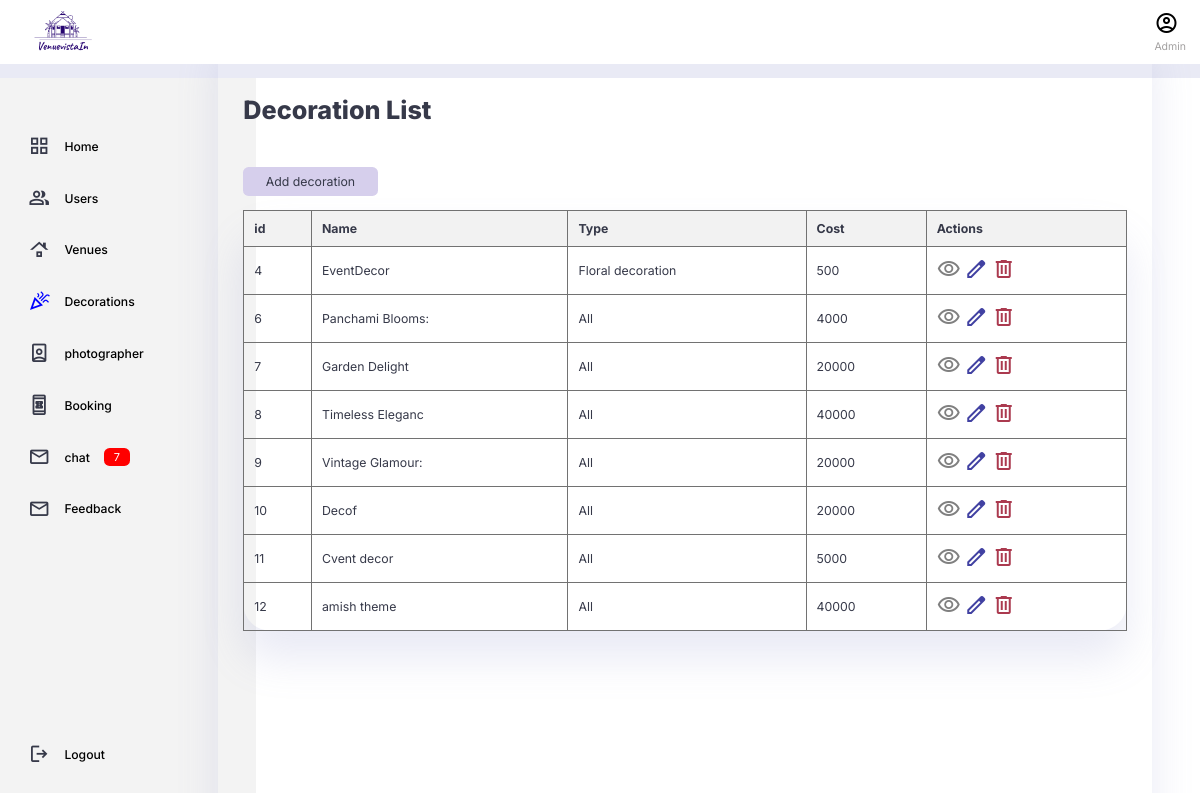
/decoration_list, run on an earlier commit of the app's database.
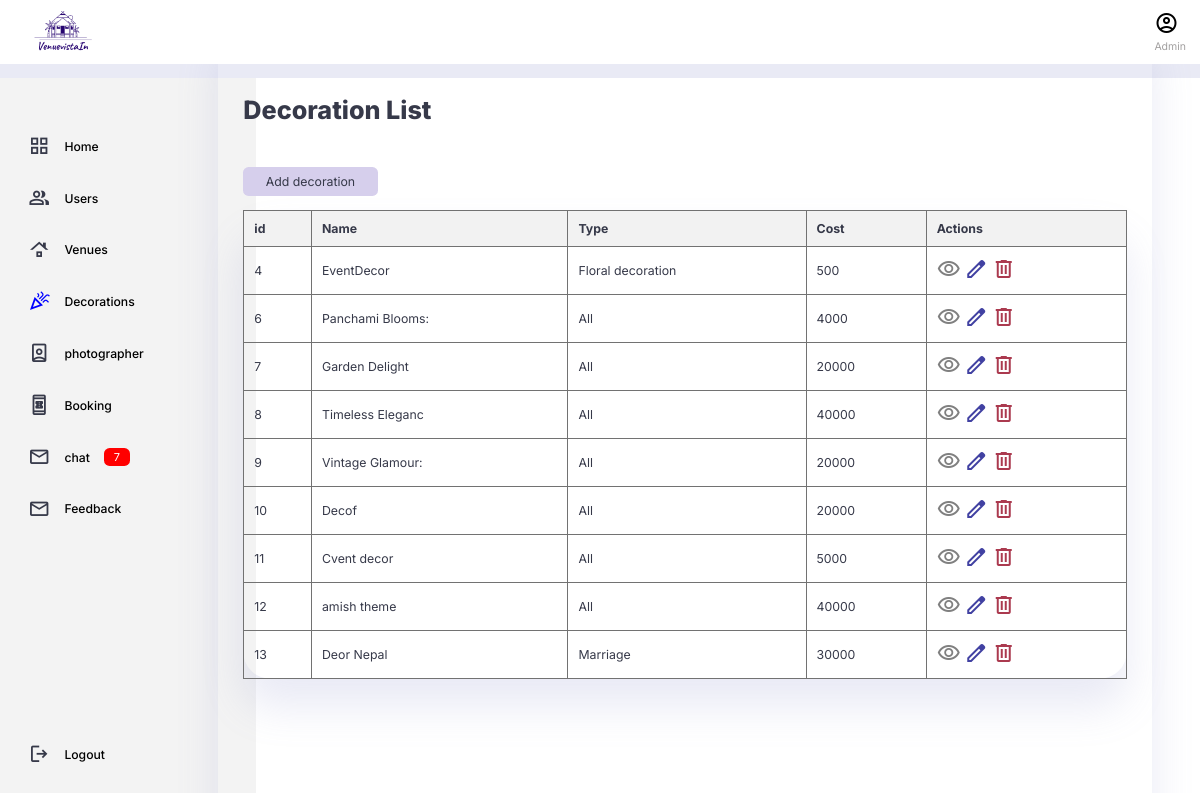
And on a later commit of the database.
### decoration/models.py (models this page shows)
class decoration(models.Model): #making class
    Name = models.CharField(max_length=100) #making field
    Type = models.CharField(max_length=100) #making field
    Description = models.CharField(max_length=200) #making field
    Cost= models.IntegerField(default=0, null=True, blank=True)
    Decoration_image = models.ManyToManyField('ImageFile')

### decoration/views.py (the view)
# urls.py: path('decoration_list', views.decoration_list, name= "decoration_list"),  #Path for the register page
def decoration_list(request):
    decorations = decoration.objects.all()  #fetch decorationss from the database
    return render(request, 'decoration/decoration_list.html', {'decorations': decorations})

### templates/decoration/decoration_list.html (shortened to what this page needs)
{% load static %}
 <!DOCTYPE html>
 <html lang="en">
 <head>
     <link rel="stylesheet" href="{% static 'css/decorationlist.css' %}">
     <link rel="stylesheet" href="https://cdnjs.cloudflare.com/ajax/libs/font-awesome/4.7.0/css/font-awesome.min.css">
 </head>
</head>
<body>
    <div class="navbar">
        <div class="logo">
            <img src="{% static 'images/logoa.png' %}">
        </div>
        <div class="profile">
            <button id="btn">
                <span class="material-symbols-outlined">account_circle</span>
            </button>
            <div class="info">
                <small class="text-muted">Admin </small>
            </div>
        </div>
  </div>
  <div class="container">
    <aside>
        <div class="top">
            <div class="sidebar">
                <a href="/adminpanel">
                    <span class="material-symbols-outlined">grid_view</span>
                    <h3> Home </h3>
                </a>
                <a href="/user_list" onclick="loadUenueList()">
                    <span class="material-symbols-outlined">group</span>
                    <h3> Users </h3>
                </a>
                <a href="/venue_list" >
                    <span class="material-symbols-outlined">roofing</span>
                    <h3> Venues </h3>
                </a>
                <a href="/decoration_list"class="sidebar-link" style="color:blue;" onclick="loadVenueList()">
                    <span class="material-symbols-outlined">celebration</span>
                    <h3> Decorations </h3>
                </a>
                <a href="/photographer_list">
                    <span class="material-symbols-outlined"> person_book</span>
                    <h3> photographer </h3>
                </a>
                <a href="/booking_list">
                    <span class="material-symbols-outlined">book_online</span>
                    <h3> Booking </h3>
                </a>
                <a href="/chat">
                    <span class="material-symbols-outlined">mail_outline</span>
                    <h3> chat </h3>
                    <span class="message-count">7</span>
                </a>
                <a href="/feedback">
                    <span class="material-symbols-outlined">mail_outline</span>
                    <h3> Feedback </h3>
                </a>
                <a href="LogOut">
                    <span class="material-symbols-outlined">logout</span>
                    <h3> Logout </h3>
                </a>
            </div>
        </div>
    </aside>
    <main>
      <h1>Decoration List</h1>
     <div class="adddecoration">
      <a href="{% url 'adddecoration' %}" class="btn btn-primary">Add decoration</a>
     </div>
    <div class="tab">
      <table>
        <thead>
            <tr>
                <th>id</th>
                <th>Name</th>
                <th>Type</th>
                <th>Cost</th>
                <th>Actions</th>
            </tr>
        </thead>
        <tbody>
            {% for decoration in decorations %}
                <tr>
                    <td>{{ decoration.id }}</td>
                    <td>{{ decoration.Name }}</td>
                    <td class="desc">{{ decoration.Type }}</td>
                    <td>{{ decoration.Cost }}</td>
                    <td style="white-space: nowrap;">
                        <a href="{% url 'view_decoration' decoration.id %}" class="btn btn-info"><span class="material-symbols-outlined" style="color:gray">visibility</span> </a>
                        <a href="{% url 'update_decoration' decoration.id %}" enctype="multipart/form-data" class="material-symbols-outlined" style="color:#4141a2">edit</span></a>
                        <a href="{% url 'delete_decoration' decoration.id %}" onclick="return confirmDelete('{{ decoration.Name }}');" class="btn btn-danger" style="color:#ab3a4f"><span class="material-symbols-outlined">delete</span></a>
                    </td>
                </tr>
            {% endfor %}
        </tbody>
      </table>
    </div>
    </main>
   </div>
</body>
</html>

What changed in the data, as far as the page shows it:
added decoration: id "13", Name "Deor Nepal", Type "Marriage", Cost "30000"
